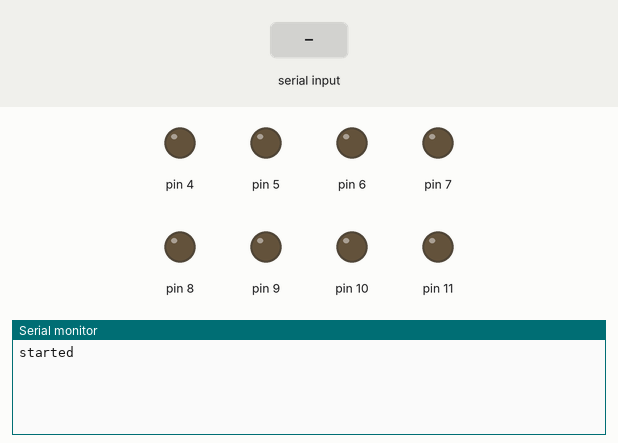
Recording of a sketch running on a simulated Arduino Mega 2560, built with avr-gcc and run on an emulated ATmega2560. On the bench: output pins drawn as LEDs (lit = HIGH), the last lines printed to the serial monitor. Inputs (shaded band) come from the test bench.

Above: at 1.2 s.
1.3 s: "3E" received over the second serial link
At 1.6 s:
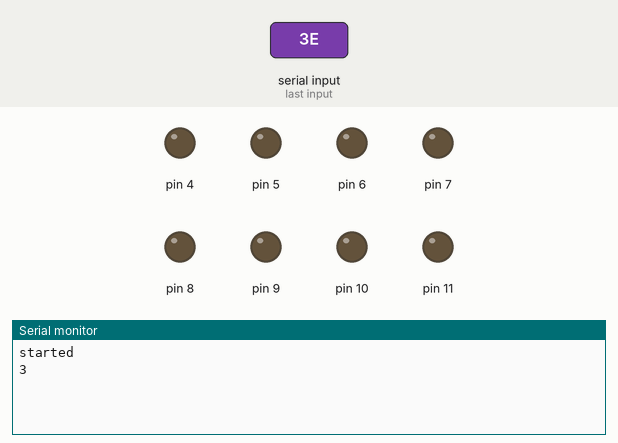
2.8 s: "90,45E" received over the second serial link
At 4.3 s:
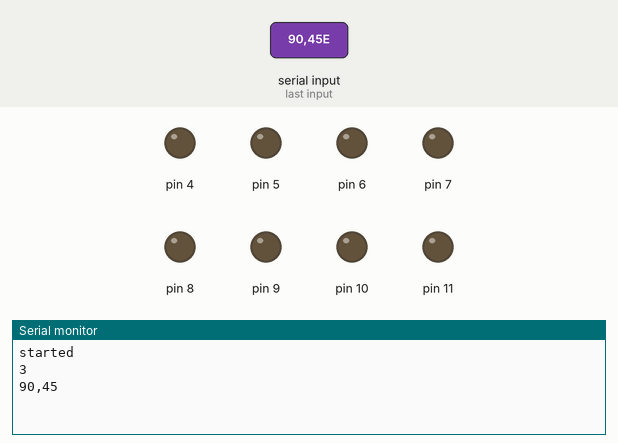

The sketch:

rover-arm.ino
```cpp
#include "Actuator.h"
#include <Servo.h>

Actuator primary(10, 11);
Actuator secondary(9, 8);
Actuator wrist(6, 7);
Actuator gripper(5, 4);


//RC channels:
#define primaryChannel 3
#define secondaryChannel 2
#define wristChannel 7
#define gripperChannel 8

#define armed data[5] == '3'
#define DEBUG true

String data;
bool received = false;
byte channelAmount = 8;


void setup() {
  Serial.begin(9600);
  Serial3.begin(4800);
  Serial.println("started");
  pinMode(4, OUTPUT);
  pinMode(5, OUTPUT);
  pinMode(6, OUTPUT);
  pinMode(7, OUTPUT);
  pinMode(8, OUTPUT);
  pinMode(9, OUTPUT);
  pinMode(10, OUTPUT);
  pinMode(11, OUTPUT);
}

void loop() {
  // gripper.movement(3);
  receive();
  if (armed) {
    manipulate();
  }
  // else
  //   halt();
}


void manipulate() {
  primary.movement(data[primaryChannel] - '0');
  secondary.movement(data[secondaryChannel] - '0');
  wrist.movement(data[wristChannel] - '0');
  gripper.movement(data[gripperChannel] - '0');
}

void halt() {
  primary.movement(2);
  secondary.movement(2);
  wrist.movement(2);
  gripper.movement(2);
}

void receive() {
  data = "";
  received = false;
  while (Serial3.available()) {
    data = Serial3.readStringUntil('E');
    if (DEBUG)
      Serial.println(data);
    received = true;
  }
  // if (DEBUG and !received) {
  //   Serial.println("no data recieved");
  //   delay(100);
  // }
}
```

Actuator.cpp
```cpp
#include "Arduino.h"
#include "Actuator.h"

Actuator::Actuator(int pwm_f, int pwm_b) {
  pinMode(pwm_f, OUTPUT);
  pinMode(pwm_b, OUTPUT);
  Actuator::pwm_f = pwm_f;  //forward pwm
  Actuator::pwm_b = pwm_b;  //backward pwm

  // digitalWrite(pwm_f, LOW);
  // digitalWrite(pwm_b, LOW);
}

void Actuator::movement(int value) {
  Serial.println(value);
  if (value == 3) {
    digitalWrite(pwm_b, LOW);
    digitalWrite(pwm_f, HIGH);
  } else if (value == 1) {
    digitalWrite(pwm_f, LOW);
    digitalWrite(pwm_b, HIGH);
  } else {
    digitalWrite(pwm_f, LOW);
    digitalWrite(pwm_b, LOW);
  }
}
```

Actuator.h
```cpp
//written by rakinrkz
//this motor driver class is written for IBT2 or BTS 7960 motor driver

#ifndef Motor_h
#define Motor_h

#include "Arduino.h"

class Actuator {
  public:
    //Constructor : the 2 pwm pins of ibt2 motor driver
    Actuator(int pwm_f, int pwm_b );
    //Spin the motor with a percentage value
    void movement(int value);
    //Motor driver inputs: f is forward and b is backward
    int pwm_f;
    int pwm_b;
};

#endif
```

Measured:
- after the input at 1.3 s, the serial monitor: prints a new line at once (image 1)
- after the input at 2.8 s, the serial monitor: prints a new line at once (image 2)
